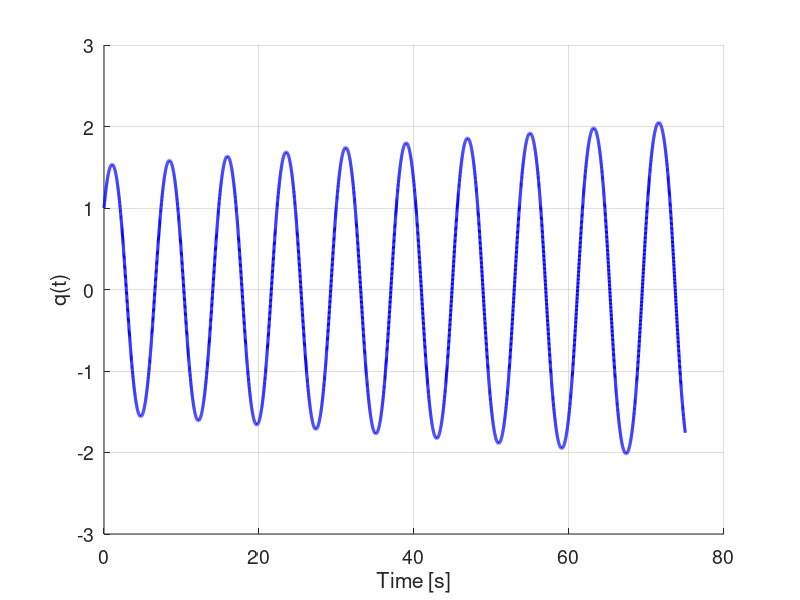
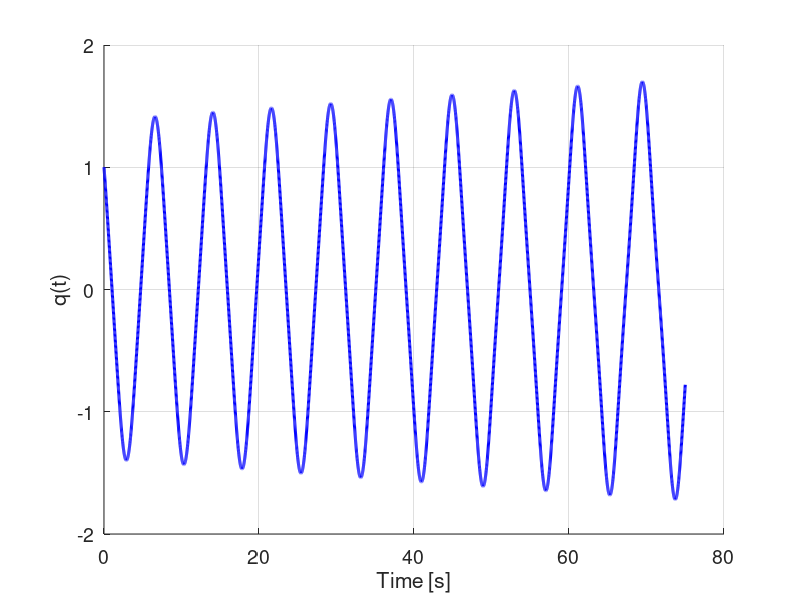
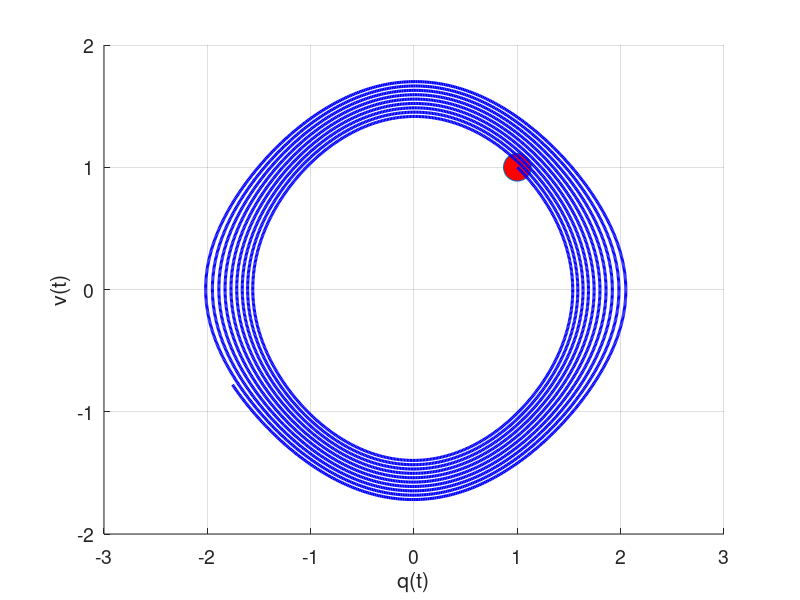
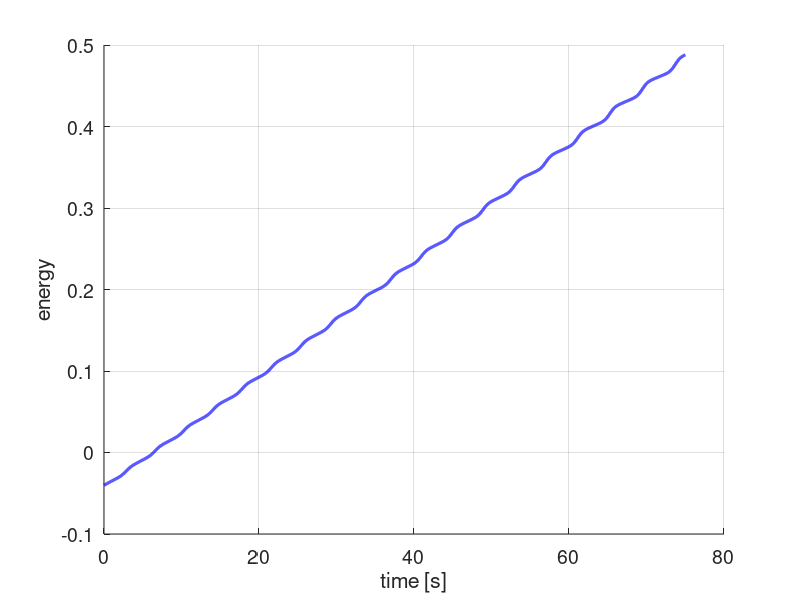

Write MATLAB code to recreate these figures, in order.
% Explicit EUler integration for the motion of the pendulum problem

addpath ../util/

% constants

g = 1; l = 1; m = 1;

t0 = 0;
tN = 75; % seconds

h  = 0.01;
N  = tN/h;

time = t0:h:tN;

q  = zeros(N+1,1);
v  = zeros(N+1,1);
e  = zeros(N+1,1); % total energy


% initial conditions

q(1) = 1.0; 
v(1) = 1.0; 
e(1) = 0.5*v(1)^2 - m*g*l*cos(q(1));


% time integration

for k=1:N
    q(k+1) = q(k) + h*v(k); 
    v(k+1) = v(k) - (h*g/l)*sin(q(k));
    e(k+1) = 0.5*v(k+1)^2 - m*g*l*cos(q(k+1));
end

%%
opts = struct('Color','rgb','Bounds','tight','FontMode','fixed','FontSize',20);


figure(1)
set(gca,'FontSize',14)
hold on
plot(time,q,'b-','LineWidth',2.2);
xlabel('Time [s]')
ylabel('q(t)')
grid on

%%
figure(2)
set(gca,'FontSize',14)
hold on
plot(time,v,'b-','LineWidth',2.2);
xlabel('Time [s]')
ylabel('q(t)')
grid on

%%

figure(3)
set(gca,'FontSize',14)
hold on
plot(q(1),v(1),'o','MarkerSize',20,'MarkerFaceColor','red')
plot(q,v,'b-','LineWidth',2.2);
xlabel('q(t)')
ylabel('v(t)')
grid on

%%

figure(4)
set(gca,'FontSize',14)
hold on
plot(time,e,'b-','LineWidth',2.2);
xlabel('time [s]')
ylabel('energy')
grid on
